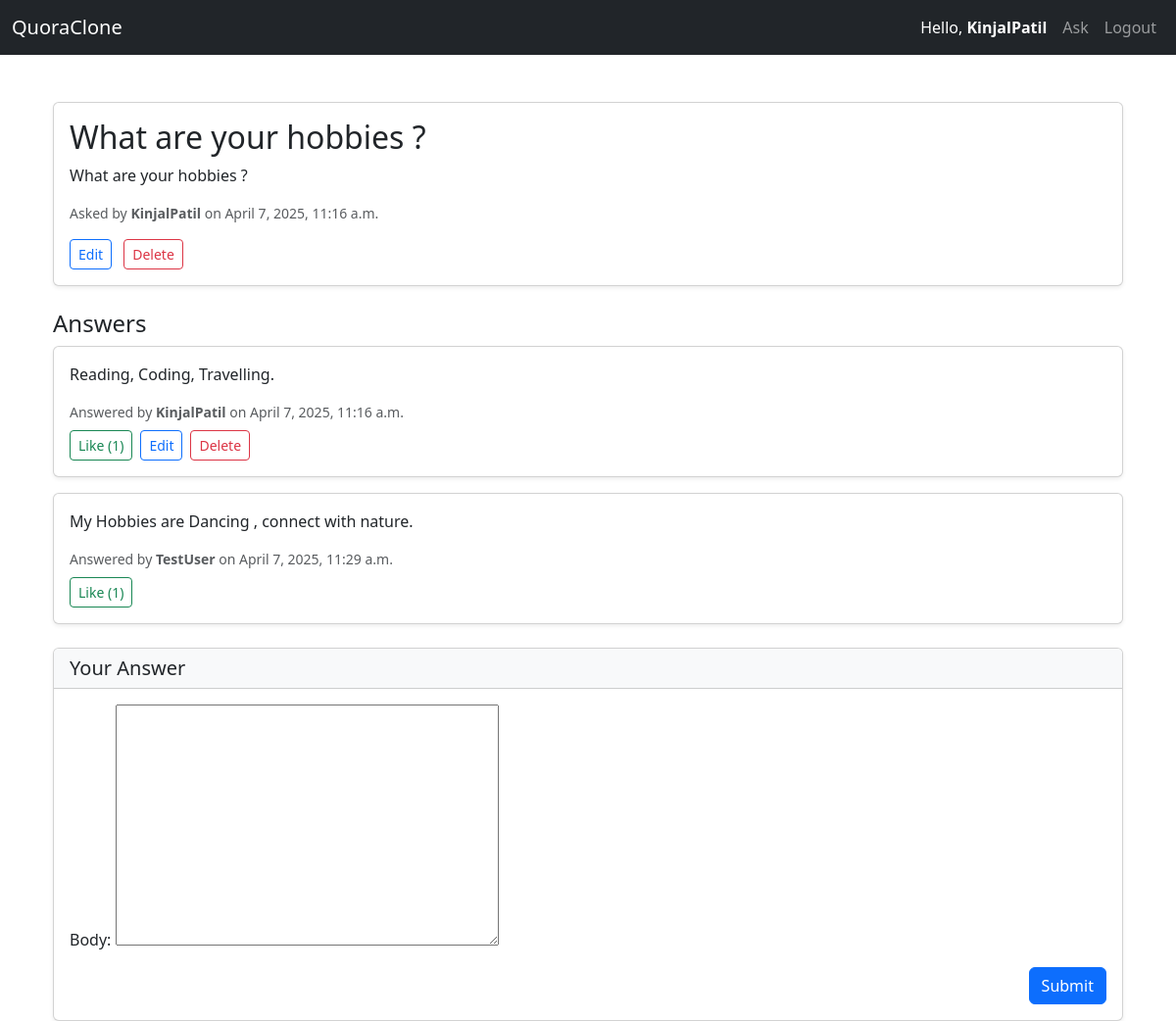
Screenshot of /question/2/ (signed in) with the database file from the repository.
### core/models.py (models this page shows, shortened)
class Question(models.Model):
    title = models.CharField(max_length=255)
    body = models.TextField()
    user = models.ForeignKey(User, on_delete=models.CASCADE)
    created_at = models.DateTimeField(auto_now_add=True)

class Answer(models.Model):
    question = models.ForeignKey(Question, on_delete=models.CASCADE)
    body = models.TextField()
    user = models.ForeignKey(User, on_delete=models.CASCADE)
    created_at = models.DateTimeField(auto_now_add=True)

### core/views.py (the view, shortened to what this page needs)
# urls.py: path('question/<int:pk>/', QuestionDetailView.as_view(), name='question_detail'),
class QuestionDetailView(LoginRequiredMixin, DetailView):
    model = Question
    template_name = 'question_detail.html'
    login_url = '/accounts/login/'
    def get_context_data(self, **kwargs):
        context = super().get_context_data(**kwargs)
        context['answers'] = Answer.objects.filter(question=self.object)
        context['form'] = AnswerForm()
        return context

### core/forms.py
class AnswerForm(forms.ModelForm):
    class Meta:
        model = Answer
        fields = ['body']

### core/templates/question_detail.html (shortened to what this page needs)
{% extends 'base.html' %}
{% block content %}
<div class="container mt-5">
  <div class="card mb-4 shadow-sm">
    <div class="card-body">
      <h2 class="card-title">{{ question.title }}</h2>
      <p class="card-text">{{ question.body }}</p>
      <p class="text-muted small">
        Asked by <strong>{{ question.user.username }}</strong> on {{ question.created_at|date:"F j, Y, g:i a" }}
      </p>
      {% if request.user == question.user %}
      <div class="mt-3">
        <a href="{% url 'edit_question' question.pk %}" class="btn btn-sm btn-outline-primary me-2">Edit</a>
        <a href="{% url 'delete_question' question.pk %}" class="btn btn-sm btn-outline-danger">Delete</a>
      </div>
      {% endif %}
    </div>
  </div>
  <div class="mb-4">
    <h4>Answers</h4>
    {% for answer in answers %}
    <div class="card mb-3 shadow-sm">
      <div class="card-body">
        <p class="card-text">{{ answer.body }}</p>
        <p class="text-muted small mb-2">
          Answered by <strong>{{ answer.user.username }}</strong> on {{ answer.created_at|date:"F j, Y, g:i a" }}
        </p>
        <div class="d-flex align-items-center">
          <form method="post" action="{% url 'like_answer' answer.pk %}" class="me-2">
            <button class="btn btn-sm btn-outline-success">Like ({{ answer.like_set.count }})</button>
          </form>
          {% if request.user == answer.user %}
          <a href="{% url 'edit_answer' answer.pk %}" class="btn btn-sm btn-outline-primary me-2">Edit</a>
          <a href="{% url 'delete_answer' answer.pk %}" class="btn btn-sm btn-outline-danger">Delete</a>
          {% endif %}
        </div>
      </div>
    </div>
    {% empty %}
    <p class="text-muted">No answers yet. Be the first to contribute!</p>
    {% endfor %}
  </div>
  <div class="card shadow-sm">
    <div class="card-header bg-light">
      <h5 class="mb-0">Your Answer</h5>
    </div>
    <div class="card-body">
      <form method="post">
        {{ form.as_p }}
        <div class="text-end">
          <button class="btn btn-primary" type="submit">Submit</button>
        </div>
      </form>
    </div>
  </div>
</div>
{% endblock %}

### core/templates/base.html (shortened to what this page needs)
<!DOCTYPE html>
<html lang="en">
<head>
    <link href="https://cdn.jsdelivr.net/npm/bootstrap@5.3.0/dist/css/bootstrap.min.css" rel="stylesheet">
</head>
<body>
<nav class="navbar navbar-expand-lg navbar-dark bg-dark mb-4">
  <div class="container-fluid">
    <a class="navbar-brand" href="/">QuoraClone</a>
    <div class="collapse navbar-collapse" id="navbarNav">
      <ul class="navbar-nav ms-auto align-items-center">
        {% if user.is_authenticated %}
        <li class="nav-item me-2">
          <span class="navbar-text text-white">
            Hello, <strong>{{ user.username }}</strong>
          </span>
        </li>
        <li class="nav-item"><a class="nav-link" href="/ask/">Ask</a></li>
        <li class="nav-item"><a class="nav-link" href="/accounts/logout/">Logout</a></li>
        {% else %}
        <li class="nav-item"><a class="nav-link" href="/accounts/login/">Login</a></li>
        <li class="nav-item"><a class="nav-link" href="/accounts/signup/">Register</a></li>
        {% endif %}
      </ul>
    </div>
  </div>
</nav>
<div class="container">
    {% block content %}{% endblock %}
</div>
</body>
</html>

### rows the page displays
Question: title "What are your hobbies ?", body "What are your hobbies ?", user.username "KinjalPatil", created_at "April 7, 2025, 11:16 a.m."
Answer: body "Reading, Coding, Travelling.", user.username "KinjalPatil", created_at "April 7, 2025, 11:16 a.m.", like_set.count "1", shows "Edit"
Answer: body "My Hobbies are Dancing , connect with nature.", user.username "TestUser", created_at "April 7, 2025, 11:29 a.m.", like_set.count "1"

### other values shown
{{ user.username }} "KinjalPatil"
